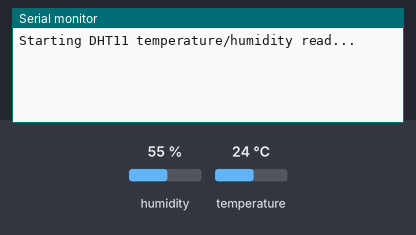
This program was run on a simulated ESP32. Shown: the last lines printed to the serial monitor. Inputs (shaded band) come from the test bench; at power-on: humidity 55 %, temperature 24 °C.

Above: at 4.2 s.
4.3 s: humidity set to 22 %
At 5.9 s:
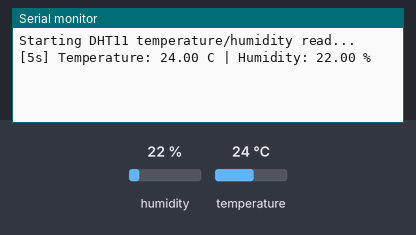
8.5 s: temperature set to 12 °C
At 9.5 s:
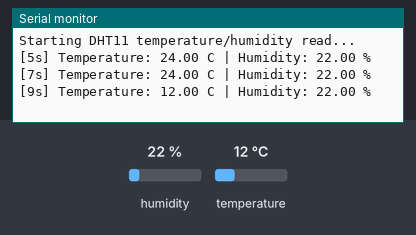
11.5 s: humidity set to 40 %
At 14.2 s:
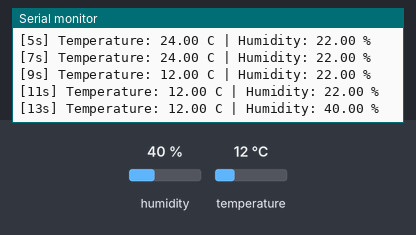
Timing chart, 0 to 15.7 s (numbered marks = the images above; inputs shaded):
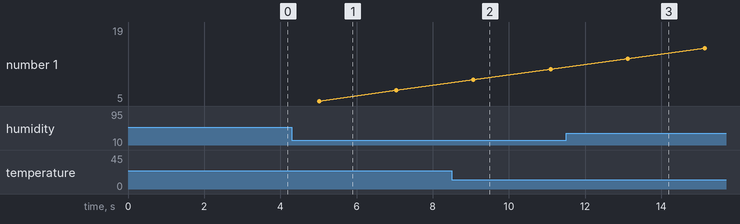

Measured:
- after the input at 4.3 s, the serial monitor: prints a new line after 0.72 s (image 1)
- after the input at 8.5 s, the serial monitor: prints a new line after 0.57 s (image 2)
- after the input at 11.5 s, the serial monitor: prints a new line after 1.6 s (image 3)

The program:

main.cpp
```cpp
#include <Arduino.h>
#include <DHT.h>

#define DHTPIN 27      // GPIO27 (D27)
#define DHTTYPE DHT11

DHT dht(DHTPIN, DHTTYPE);

void setup() {
  Serial.begin(115200);
  delay(3000); // give Serial Monitor time to connect
  Serial.println("Starting DHT11 temperature/humidity read...");
  dht.begin();
}

void loop() {
  delay(2000); // DHT11 should not be read more often than every ~2s

  const unsigned long seconds = millis() / 1000;

  float humidity = dht.readHumidity();
  float temperature = dht.readTemperature(); // Celsius

  Serial.print("[");
  Serial.print(seconds);
  Serial.print("s] ");

  if (isnan(humidity) || isnan(temperature)) {
    Serial.println("DHT11 read error");
    return;
  }

  Serial.print("Temperature: ");
  Serial.print(temperature);
  Serial.print(" C | Humidity: ");
  Serial.print(humidity);
  Serial.println(" %");
}
```
